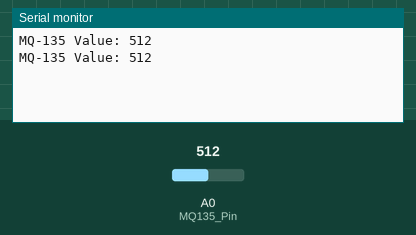
Simulated run of this sketch. Board: Arduino Uno, built with avr-gcc and run on an emulated ATmega328P. Parts: the last lines printed to the serial monitor. Inputs (shaded band) come from the test bench; at power-on: A0 (MQ135_Pin) = 512.

Above: at 1.8 s.
1.9 s: A0 (MQ135_Pin) set to 716
At 2.8 s:
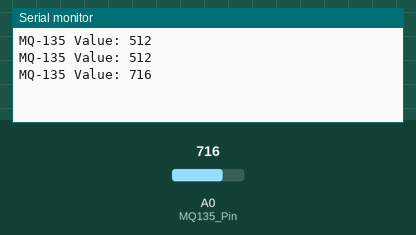
3.4 s: A0 (MQ135_Pin) set to 900
At 4.6 s:
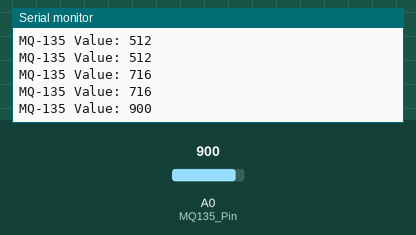
Timing chart, 0 to 6.4 s (numbered marks = the images above; inputs shaded):
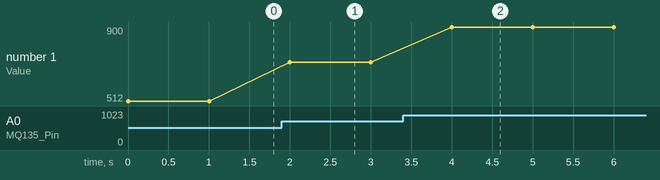

Measured:
- after the input at 1.9 s, the serial monitor: prints a new line after 0.10 s (image 1)
- after the input at 3.4 s, the serial monitor: prints a new line after 0.60 s (image 2)
- plotted number 1: 512 → 716 after the input at 1.9 s, 716 → 900 after the input at 3.4 s

The sketch:

Setup_Code.ino
```cpp
const int MQ135_Pin = A0;
void setup() {
Serial.begin(9600);
}
void loop() {
int sensorValue = analogRead(MQ135_Pin);
Serial.print("MQ-135 Value: ");
Serial.println(sensorValue);
delay(1000);
}
```
